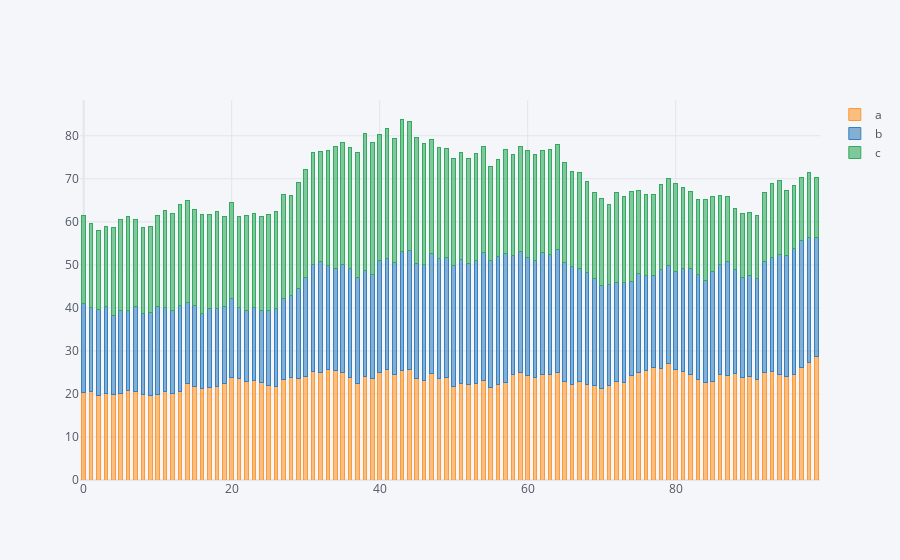

This figure's notebook cell:
### Code cell
cf.set_config_file(theme='pearl')
df.iplot(kind='bar',barmode='stack',bargap=0.5)
